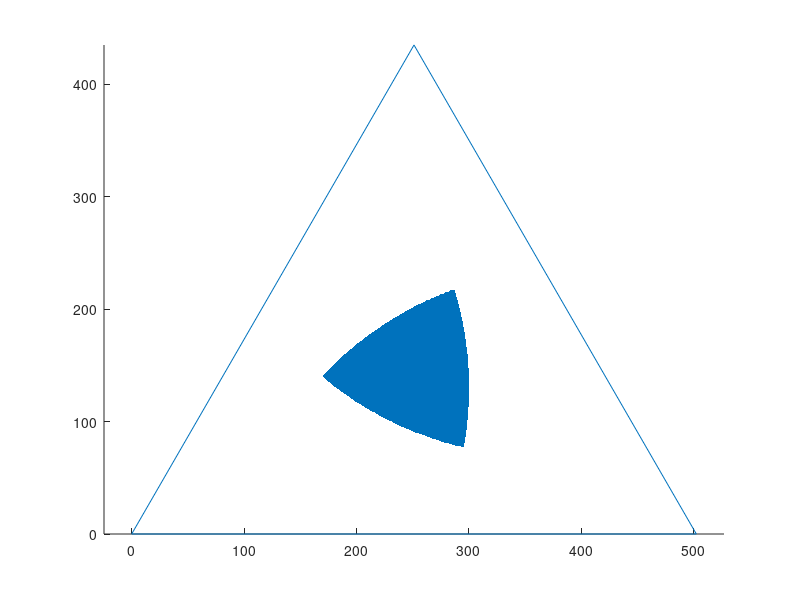

The MATLAB script that drew this image:
clc
clear
close all
a = pi/3;
SA = 170;
L =130;
rp = 130;
rb = 290;
ca = cos(a);
sa = sin(a);
A=[];
B=[];
k=1;
r = 40:1:300-1;
theta = 0:pi/1800:2*pi-pi/1800;
for i=1:260
  for j = 1:3600
        PP1x = r(i)*cos(theta(j));
        PP1y = r(i)*sin(theta(j));
        PP2x = sqrt(3)*rp*ca+PP1x;
        PP2y = sqrt(3)*rp*sa+PP1y;
        PP3x = sqrt(3)*rp*cos(a+pi/3)+PP1x;
        PP3y = sqrt(3)*rp*sin(a+pi/3)+PP1y;
        PB2x = sqrt(3)*rb;
        PB2y = 0;
        PB3x = sqrt(3)*rb/2;
        PB3y = 1.5*rb;
        d2 = sqrt((PP2x-PB2x)^2 + (PP2y-PB2y)^2);
        d3 = sqrt((PP3x-PB3x)^2 + (PP3y-PB3y)^2);
        if 40<d2&&d2<300 && 40<d3&&d3<300
            xc = rp*cos(a+pi/6)+PP1x;
            yc = rp*sin(a+pi/6)+PP1y;
            A(k)=xc;
            B(k)=yc;
            k = k+1;
        
        end
 
        
        end
end
line([PB2x,PB3x],[PB2y,PB3y]);
line([0,PB3x],[0,PB3y]);
line([PB2x,0],[PB2y,0]);
hold on
plot(A,B,'.');

axis equal